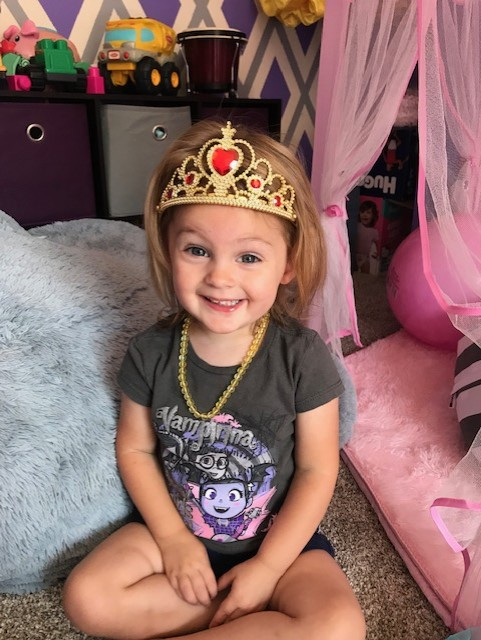
#> input picture Homework2/PrincessAutumn.jpg, 481 x 640 px
$ python HW2.py
#> lines starting #> are read from the running program, lines starting #| are printed output that depends on the picture; after the words box and inside, x2 and y2 are one past the last pixel; in counts of white or black regions, pixels touching at a corner belong together
"""
Greg Dews
CS390S Digital Image Processing

Homework 1
1. Load an image (self made)
2. Convert to grey-scale image
3. Apply filters: Sobel, Laplacian, Median
4. Create your own filter not listed
5. Using iris.bmp, detect edge of pupil
    pupil should be ~35-45 pixels
    use thresholding and mask out noise in background
"""
from PIL import Image
import numpy as np
import cv2

# Load autumn, Create the nparray of greyscale
autumn = Image.open("PrincessAutumn.jpg").convert('L')
autumn.save("GreyAutumn.jpg")
img = cv2.imread("GreyAutumn.jpg",0)
#> img: shape (640, 481); min 0, max 255, mean 116.8

# average
average_weights = np.array([
    [ 1, 1, 1, 1, 1],
    [ 1, 1, 1, 1, 1],
    [ 1, 1, 1, 1, 1],
    [ 1, 1, 1, 1, 1],
    [ 1, 1, 1, 1, 1]])/25
out = cv2.filter2D(img, -1, average_weights)
average_autumn = Image.fromarray(out)
average_autumn.save("averageAutumn.jpg")

# sobel
sobelx_weights = np.array([
    [ 1, 1, 1],
    [ 0, 0, 0],
    [-1,-1,-1]])

sobely_weights = np.array([
    [-1, 0, 1],
    [-1, 0, 1],
    [-1, 0, 1]])

out_x = cv2.filter2D(img,-1, sobelx_weights)
out_y = cv2.filter2D(img,-1, sobely_weights)
out = out_x + out_y
sobel_autumn = Image.fromarray(out)
sobel_autumn.save("SobelAutumn.jpg")

# laplacian
laplacian_weights = np.array([
    [-1,-1,-1,],
    [-1, 8,-1,],
    [-1,-1,-1,]])

out = cv2.filter2D(img, -1, laplacian_weights)
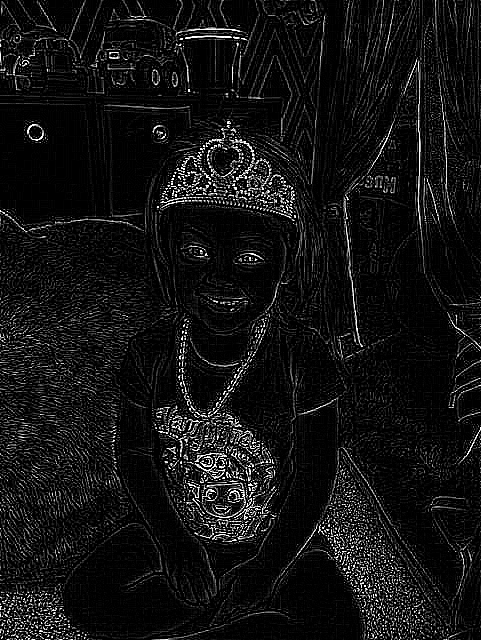
#> out: shape (640, 481); min 0, max 255, mean 19.1
laplacian_autumn = Image.fromarray(out)
laplacian_autumn.save("LaplacianAutumn.jpg")

# median filter
def median_filter(arr):
    #Pad image with copy of bordering pixels
    padded = cv2.copyMakeBorder(
        arr, 1, 1, 1, 1, cv2.BORDER_REFLECT, None)
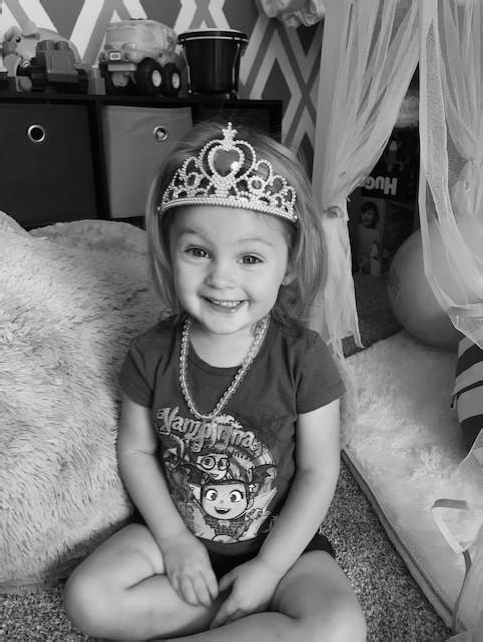
#> padded: shape (642, 483); min 0, max 255, mean 116.9

    width = len(padded) - 1
#> width = 641
    length = len(padded[0]) - 1
#> length = 482
    pix = [0]*9
    for i in range(1,width):
        for j in range(1,length):
            pix[0] = padded[i-1][j-1]
            pix[1] = padded[i][j-1]
            pix[2] = padded[i+1][j-1]
            pix[3] = padded[i-1][j]
            pix[4] = padded[i][j]
            pix[5] = padded[i+1][j]
            pix[6] = padded[i-1][j+1]
            pix[7] = padded[i][j+1]
            pix[8] = padded[i+1][j+1]
            arr[i-1][j-1] = sorted(pix)[4]
#> after the loop, pix = [108, 107, 107, 108, 108, 108, 108, 108, 108]
    return arr

(Image.fromarray(median_filter(img), 'L')).save("median_autumn.jpg")

# iris processing
iris = cv2.imread("iris.bmp", 0)
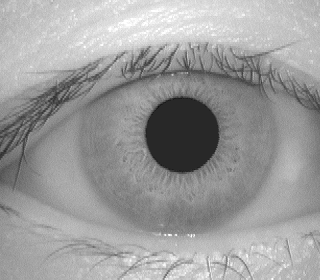
#> input picture Homework2/iris.bmp, 320 x 280 px
#> iris is the input picture: shape (280, 320); min 18, max 255, mean 155.9
median_iris = median_filter(iris)
#> in median_filter (call 2), `padded = cv2.copyMakeBorder( arr, 1, 1, 1, 1, cv2.BORDER_REFLECT, None)`:
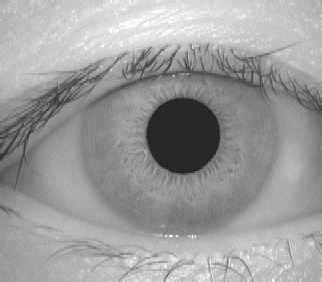
#> padded: shape (282, 322); min 18, max 255, mean 156.1
#> in median_filter (call 2), `width = len(padded) - 1`: width = 281
#> in median_filter (call 2), `length = len(padded[0]) - 1`: length = 321
#> after the loop in median_filter (call 2), `for i in range(1,width):`: pix = [177, 171, 171, 192, 189, 189, 192, 189, 189]
out_not_x = cv2.filter2D(median_iris,-1, sobelx_weights * (-1))
out_x = cv2.filter2D(median_iris,-1, sobelx_weights)
#> out_x: shape (280, 320)
out_not_y = cv2.filter2D(median_iris,-1, sobely_weights * (-1))
out_y = cv2.filter2D(median_iris,-1, sobely_weights)
#> out_y: shape (280, 320)
filtered = out_y + out_not_y + out_x + out_not_x
wasted_var, threshed = cv2.threshold(filtered, 145, 255, cv2.THRESH_BINARY)
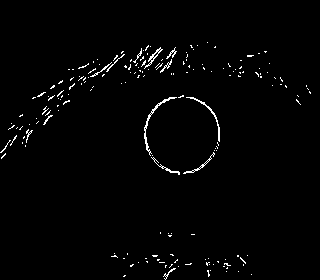
#> threshed: shape (280, 320); 1.6% white in thin lines or dots, all inside (x1, y1, x2, y2) = (0, 42, 311, 280)

brow_mask = np.zeros(iris.shape, np.uint8)
width, height = brow_mask.shape
#> width = 280; height = 320
for i in range(width):
    for j in range(height):
        dist = np.sqrt((i-width/2)**2+(j-height/2)**2)
        if dist < 60:
            brow_mask[i][j] = 1
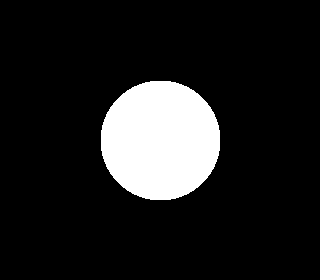
#> brow_mask: shape (280, 320); values 0 (black) and 1 (white), 12.6% white; 1 white region, box (x1, y1, x2, y2) and area: (101, 81, 220, 200) 11277
processed = threshed * brow_mask
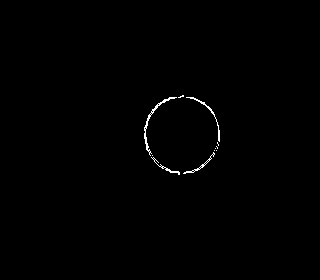
#> processed: shape (280, 320); 0.47% white in thin lines or dots, all inside (x1, y1, x2, y2) = (144, 95, 220, 175)

processed_iris = Image.fromarray(processed, 'L')
processed_iris.save("ProcessedIris.jpg")
